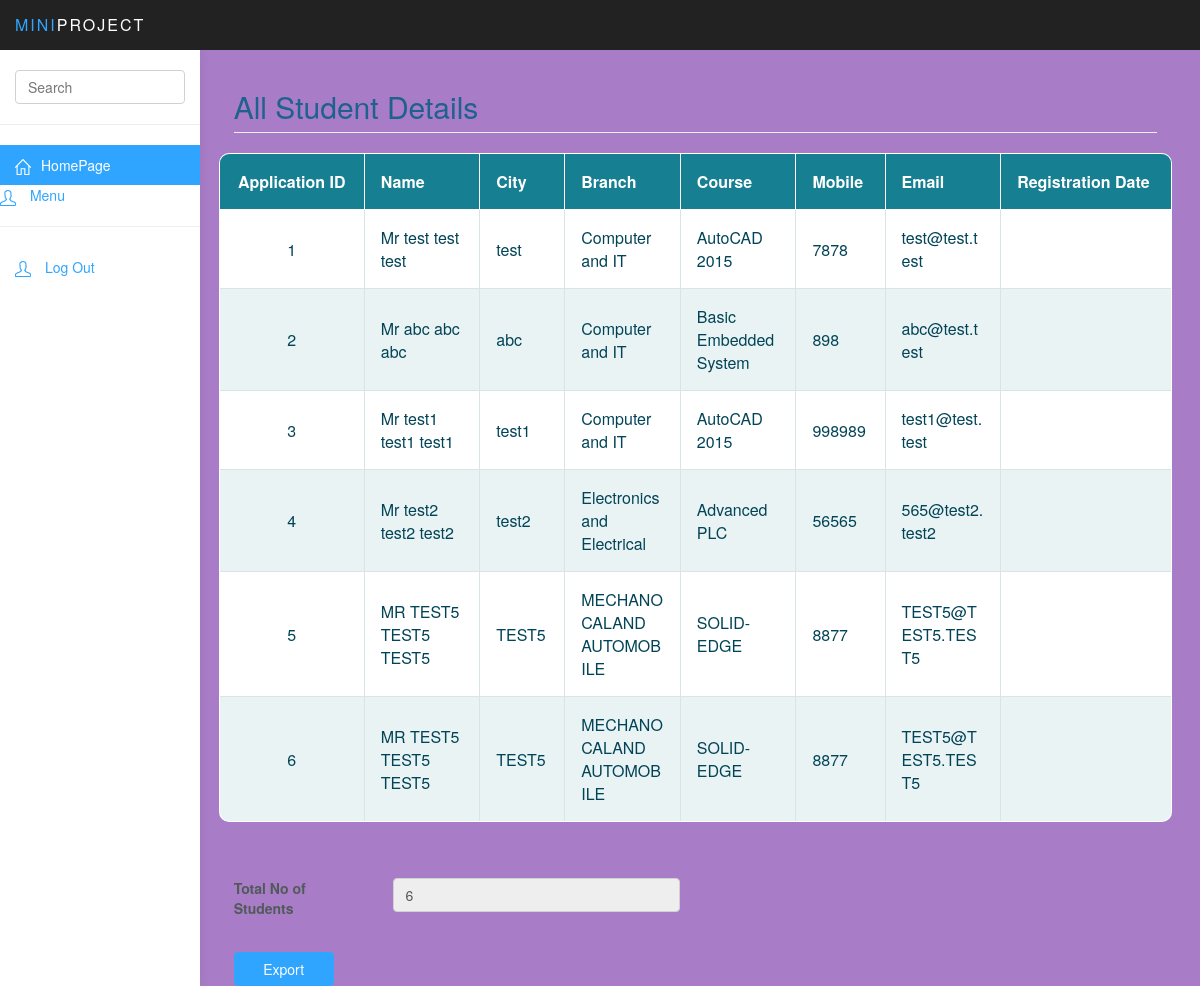
Page /all_student_info.php on the committed database.
### tables this page shows
CREATE TABLE `registration` (
  `id` int(11) NOT NULL,
  `name` varchar(100) NOT NULL,
  `birthdate` date NOT NULL,
  `address` varchar(100) NOT NULL,
  `city` varchar(100) NOT NULL,
  `district` varchar(50) NOT NULL,
  `state` varchar(50) NOT NULL,
  `pincode` int(6) NOT NULL,
  `phone` int(11) NOT NULL,
  `mobile` int(10) NOT NULL,
  `email` varchar(50) NOT NULL,
  `branch` varchar(100) NOT NULL,
  `course` varchar(200) NOT NULL
);

### all_student_info.php (the view, shortened to what this page needs)
<html>
<head>
<link href="css/bootstrap.min.css" rel="stylesheet">
<link href="css/datepicker3.css" rel="stylesheet">
<link href="css/styles.css" rel="stylesheet">
<link href="css/input.css" rel="stylesheet">
<link rel="stylesheet" href="css_table/normalize.css">
<link rel="stylesheet" href="css_table/style.css">
</head>
<body>
		<?php
include 'header.php';
	include 'config.php';
	$query = "Select * from registration";
$result = mysqli_query($conn,$query);
$num  = mysqli_num_rows($result);
					?>
	<div class="col-sm-9 col-sm-offset-3 col-lg-10 col-lg-offset-2 main" >
		<div class="row" >
			<div class="col-lg-12">
				<h2 class="page-header" style="color:#1F618D  ;">All Student Details</h2>
			</div>
									<?php
if($num>0)
{  echo '<table class="responstable">
			<tr>
		<th>Application ID</th>
			<th>Name</th>
			<th>City</th>
			<th>Branch</th>
			<th>Course</th>
			<th>Mobile</th>
			<th>Email</th>
			<th>Registration Date</th>
		</tr>';
 	while($row = mysqli_fetch_array($result))
	{
	echo '<tr>
    <td>'.$row['id'].'</td>
    <td>'.$row['name'].'</td>
	<td>'.$row['city'].'</td>
    <td>'.$row['branch'].'</td>
	<td>'.$row['course'].'</td>
	<td>'.$row['mobile'].'</td>
	<td>'.$row['email'].'</td>
	<td>'.$row['reg_date'].'</td>';
	echo '</tr>';
	}
	echo '</table>';
}
	?>
	<div class="form-group">
									<br><br>
									<div class="form-group">
									<label class="col-md-2 control-label" for="message">Total No of Students</label>
									<div class="col-md-4">
									<input  type="text"  name="totalstudents" readonly id="totalstudents" value=<?php echo $num ?> class="form-control">
									<br><br>
									</div>
								</div>
								<div class="form-group">
								<div class="col-md-11">
								<button  type="button" name='form_submit' class="btn btn-primary" onclick="window.location.href='xls1.php'" style="width:100px;">Export</button></a>
								</div>
								</div>
</body>
</html>

### header.php (shortened to what this page needs)
<!DOCTYPE html>
<html>
<head>
<link href="css/bootstrap.min.css" rel="stylesheet">
<link href="css/datepicker3.css" rel="stylesheet">
<link href="css/styles.css" rel="stylesheet">
<link href="css/input.css" rel="stylesheet">
</head>
<body>
	<nav class="navbar navbar-inverse navbar-fixed-top" role="navigation">
		<div class="container-fluid">
			<div class="navbar-header">
				<a class="navbar-brand" href="#"><span>MINI</span>PROJECT</a>
			</div>
		</div>
	</nav>
	<div id="sidebar-collapse" class="col-sm-3 col-lg-2 sidebar">
		<form role="search">
			<div class="form-group">
				<input type="text" class="form-control" placeholder="Search">
			</div>
		</form>
		<ul class="nav menu">
			<li class="active"><a href="index.php"><svg class="glyph stroked home"><use xlink:href="#stroked-home"/></use></svg>HomePage</a></li>
				<a href="#sub-item-1" data-toggle="collapse">
					<span data-toggle="collapse" href="#sub-item-1"><svg class="glyph stroked male-user"><use xlink:href="#stroked-male-user"></use></svg></span> Menu
				</a>
			<li role="presentation" class="divider"></li>
			<li><a href="login.php?logout=true"><svg class="glyph stroked male-user"><use xlink:href="#stroked-male-user"></use></svg> Log Out</a></li>
		</ul>
	</div>
	</body></html>

### css/styles.css (style rules this page uses)
body { background: #A87CC6 ; padding-top: 50px; color: #5f6468; }
a, a:hover, a:focus { color: #30a5ff; }
h1, h2, h3, h4, h5, h6 { color: #5f6468; }
h2 { font-weight: 300; margin-bottom: 20px; }
.form-control { border: 1px solid #F3932C; box-shadow: none; }
.navbar-header .navbar-brand { color: #fff; font-size: 16px; text-transform: uppercase; font-weight: 500; letter-spacing: 2px; }
.navbar-header .navbar-brand span { color: #30a5ff; }
.btn-primary, .btn-primary:hover, .btn-primary:focus, .btn-primary:active, .btn-primary.active, .open > .dropdown-toggle.btn-primary, .btn-primary.disabled, .btn-primary[disabled], fieldset[disabled] .btn-primary, .btn-primary.disabled:hover, .btn-primary[disabled]:hover, fieldset[disabled] .btn-primary:hover, .btn-primary.disabled:focus, .btn-primary[disabled]:focus, fieldset[disabled] .btn-primary:focus, .btn-primary.disabled:active, .btn-primary[disabled]:active, fieldset[disabled] .btn-primary:active, .btn-primary.disabled.active, .btn-primary[disabled].active, fieldset[disabled] .btn-primary.active { background-color: #30a5ff; border-color: #30a5ff; }
.navbar { border: 0; }
.sidebar { display: block; background-color: #fff; padding: 0; display: none; }
.sidebar form { padding: 20px 15px 5px 15px; border-bottom: 1px solid #eee; margin-bottom: 20px; }
@media (min-width: 768px) { .sidebar { display: block; position: fixed; top: 50px; bottom: 0; left: 0; z-index: 1000; display: block; margin: 0; padding: 0; overflow-x: hidden; overflow-y: auto; background-color: #fff; box-shadow: 1px 0px 10px rgba(0, 0, 0, .05); } }
@media (min-width: 768px) { .navbar-header { width: 100%; } }
.sidebar ul.nav .active a, .sidebar ul.nav li.parent a.active, .sidebar ul.nav .active > a:hover, .sidebar ul.nav li.parent a.active:hover, .sidebar ul.nav .active > a:focus, .sidebar ul.nav li.parent a.active:focus { color: #fff; background-color: #30a5ff; }
.sidebar ul.nav li.divider { border-bottom: 1px solid #eee; margin: 20px 0; }
.sidebar .glyph, .user-menu .glyph { height: 16px; width: 16px; margin: 0 10px 0 0; stroke-width: 3px; }

### css/input.css (style rules this page uses)
label { color:#515A5A; }
input[type="text"],input[type="number"],input[type="date"],input[type="email"],textarea { border:8px thin #d1d1d1; border-color : #d1d1d1; }

### css_table/style.css (style rules this page uses)
.responstable { margin: 1em 0; width: 100%; overflow: hidden; background: #FFF; color: #024457; border-radius: 10px; border: 1px solid #167F92; }
.responstable tr { border: 1px solid #D9E4E6; }
.responstable tr:nth-child(odd) { background-color: #EAF3F3; }
.responstable th { display: none; border: 1px solid #FFF; background-color: #167F92; color: #FFF; padding: 1em; }
.responstable th:first-child { display: table-cell; text-align: center; }
.responstable th:nth-child(2) { display: table-cell; }
.responstable th:nth-child(2):after { content: attr(data-th); }
@media (min-width: 480px) { .responstable th:nth-child(2):after { display: none; } }
.responstable td { display: block; word-wrap: break-word; max-width: 7em; }
.responstable td:first-child { display: table-cell; text-align: center; border-right: 1px solid #D9E4E6; }
@media (min-width: 480px) { .responstable td { border: 1px solid #D9E4E6; } }
.responstable th, .responstable td { text-align: left; margin: .5em 1em; }
@media (min-width: 480px) { .responstable th, .responstable td { display: table-cell; padding: 1em; } }
body { padding: 0 2em; font-family: Arial, sans-serif; color: #024457; background: #f2f2f2; }

### rows in the picture
registration: id "1", name "Mr test test test", city "test", branch "Computer and IT", course "AutoCAD 2015", mobile "7878", email "test@test.test"
registration: id "2", name "Mr abc abc abc", city "abc", branch "Computer and IT", course "Basic Embedded System", mobile "898", email "abc@test.test"
registration: id "3", name "Mr test1 test1 test1", city "test1", branch "Computer and IT", course "AutoCAD 2015", mobile "998989", email "test1@test.test"
registration: id "4", name "Mr test2 test2 test2", city "test2", branch "Electronics and Electrical", course "Advanced PLC", mobile "56565", email "565@test2.test2"
registration: id "5", name "MR TEST5 TEST5 TEST5", city "TEST5", branch "MECHANOCALAND AUTOMOBILE", course "SOLID-EDGE", mobile "8877", email "TEST5@TEST5.TEST5"
registration: id "6", name "MR TEST5 TEST5 TEST5", city "TEST5", branch "MECHANOCALAND AUTOMOBILE", course "SOLID-EDGE", mobile "8877", email "TEST5@TEST5.TEST5"
